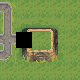

Tiled map render using the project's own tile images. Description and the map definition, with tile-layer contents summarised, below:
An orthogonal 5x5 tile map with 16x16 px tiles, 1 tile layer.

<map version="1.0" tiledversion="1.1.5" orientation="orthogonal" renderorder="right-down" width="5" height="5" tilewidth="16" tileheight="16" infinite="0" nextobjectid="1">
 <tileset firstgid="1" source="../../samples/grass/output/grass_biome.tsx" />
 <layer width="5" height="5">
  <data>[25 cells, 24 non-empty, 12 distinct tile ids]</data>
 </layer>
</map>
